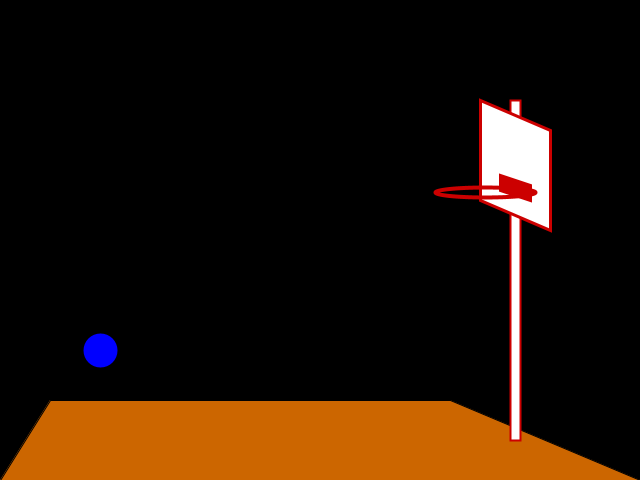
Frame 1 (no input)
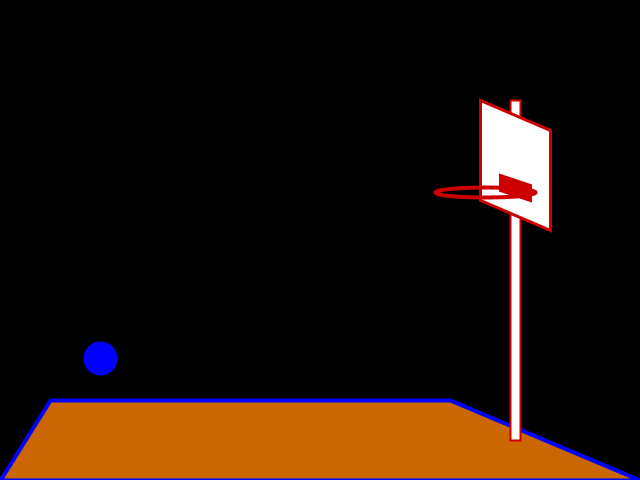
Frame 60 (the mouse pressed at the canvas centre just before this capture)
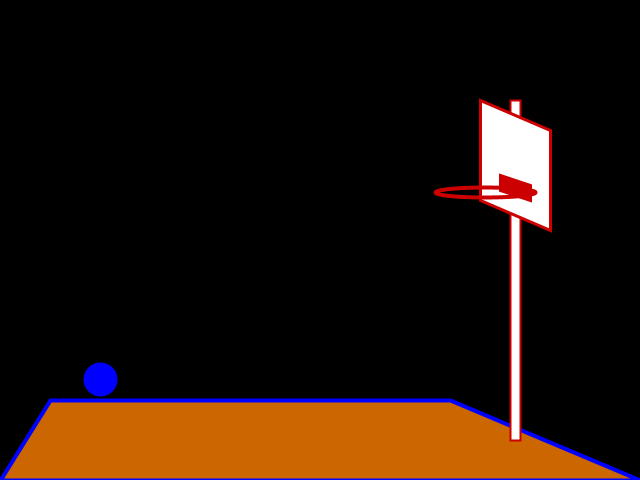
Frame 120 (the mouse held since frame 60 and released just before this capture)

The Processing sketch that drew these frames (run headless with seeded random() and noise(); from frame 60 on, the mouse is pressed at the canvas centre):

// Processing sketch: processing_129
// ── processing_129.pde


//basketball location
float ballx;
float bally;

//speed of ball
float speedx;
float speedy;


float rainbowx;
float rainbowy;
float rainboww;
float rainbowh;

float rimx;
float rimy;

float angleA=PI/12.0;

float spd=10;
float gravity = 1;

void setup(){
  size(640, 480);


  rimx =485;
  rimy =192;

  ballx=100;
  bally=350;

  speedx=1;
  speedy=1;
}


void draw(){
  background(0);

  smooth();
  //court
  fill(204, 102, 0);
  quad(0, 480, 50, 400, 450, 400, 640, 480);


  ////THE HOOP COMPONENETS
  //pipe
  fill(255);
  stroke(204, 0, 0);
  strokeWeight(2);
  rect(510, 100, 10, 340);

  //backboard
  fill(255);
  stroke(204, 0, 0);
  strokeWeight(3);
  quad(550, 230, 480, 200, 480, 100, 550, 130);

  //rim latch
  fill(204, 0, 0);
  stroke(204, 0, 0);

  quad(530, 200, 500, 190, 500, 175, 530, 185);

  //rim
  noFill();
  stroke(204, 0, 0);
  strokeWeight (4);
  ellipse (rimx, rimy, 100, 10);

  stroke(0, 0, 255);
  fill(0, 0, 255);
  ellipse(ballx, bally, 30, 30);


  if (mousePressed == false){

    bally = bally + speedy;
    speedy = speedy + gravity;


    if (bally > 400){
      speedy = speedy * - 0.9;
    }
    if (bally < 350){
      // bally=350;

      speedy = speedy * 0.9; 
    }

  }
  else{

    bally = bally - (spd*5);      // slowly decreases speed as it moves up the arc
      spd = spd - 1; 
     
   
    ballx=ballx+22.5;     //how big the arc         

    if (ballx > 500){             
      spd = 0;
      ballx=ballx-22.5;
      bally = bally + 15;
    }


    if (bally>400){             
      mousePressed=false;     
      ballx = 100;         
      bally = 375;
      spd=10;       
    }

  }

}
